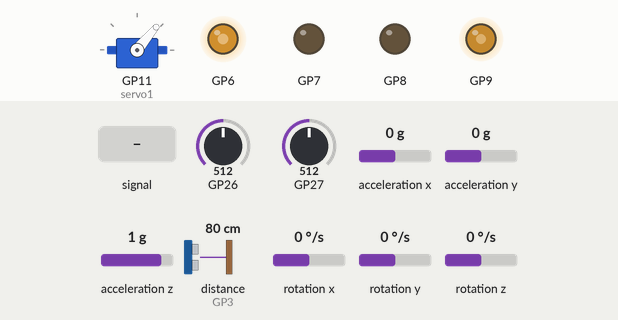
The sketch below on a simulated Raspberry Pi Pico. Parts: servo, output pins drawn as LEDs (lit = HIGH). Wiring (inferred from the names in the program): ultrasonic range finder: trigger GP2; echo GP3. The test bench sets the inputs (shaded band); at power-on: acceleration x 0 g, GP26 = 512, GP27 = 512, acceleration y 0 g, acceleration z 1 g, distance to the obstacle (sensor on GP3) 80 cm, rotation x 0 °/s, rotation y 0 °/s, rotation z 0 °/s. The echo pulse lasts 58.3 µs per cm; pins used as bus, display or sensor lines are not drawn; what the sketch prints to the serial monitor is not drawn.

Above: at 1.2 s.
1.3 s: GP26 fed a 200 Hz sine of ±81 counts around its level
At 2.5 s:
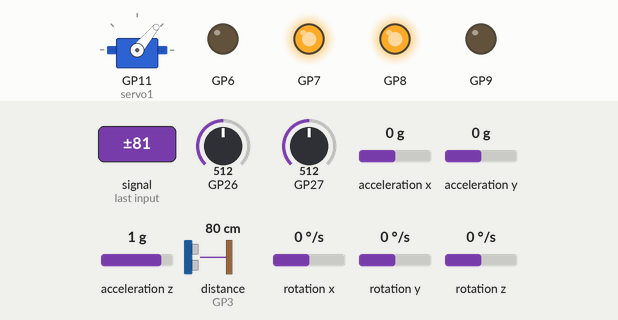
2.8 s: acceleration x set to 0.2 g
4.4 s: acceleration x set to 0.5 g
At 5.3 s:
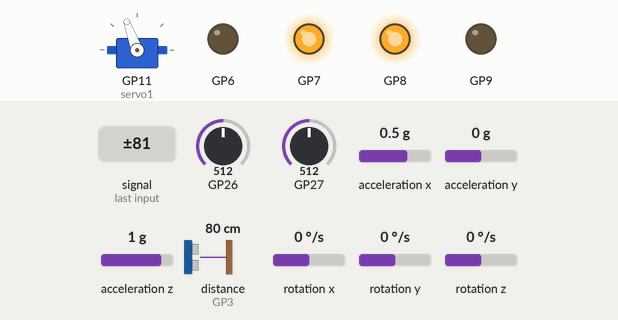
6.1 s: GP26 set to 490
At 6.6 s:
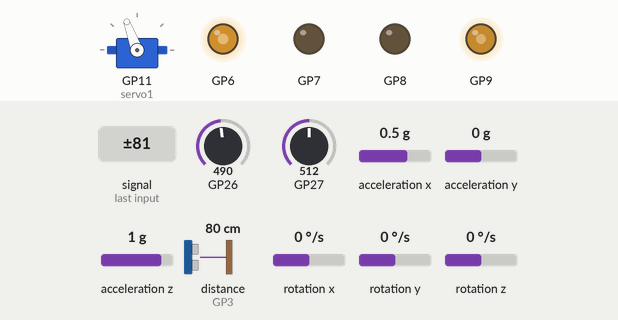
7.8 s: acceleration x set to -0.1 g
9.3 s: acceleration x set to -0.4 g
At 9.6 s:
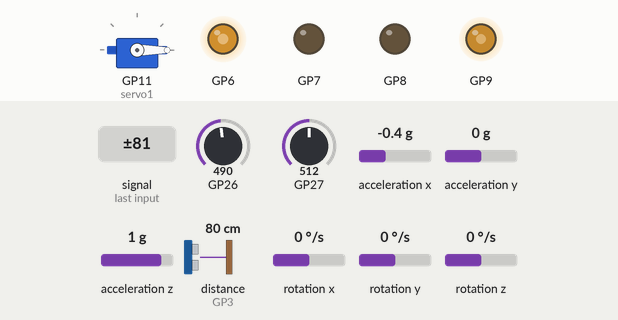
Timing chart, 0 to 11.8 s (numbered marks = the images above; inputs shaded):
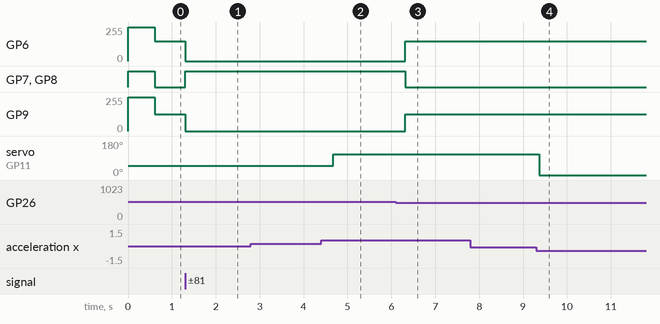

The sketch:

roboart_stypenki.ino
```cpp
#include <Wire.h>
#include <MPU6050.h>
#include <Servo2.h>

MPU6050 mpu;
Servo2 servo1;
int servo_pos = 50;
int servo_min = 50;
int servo_max = 130;

void setup()
{
  pinMode(2, OUTPUT);
  pinMode(3, INPUT);
  pinMode(6, OUTPUT);
  pinMode(7, OUTPUT);
  pinMode(8, OUTPUT);
  pinMode(9, OUTPUT);
  servo1.attach(11);
  servo1.write(50);

  Serial.begin(9600);

  Serial.println("Initialize MPU6050");

  while(!mpu.begin(MPU6050_SCALE_2000DPS, MPU6050_RANGE_2G))
  {
    Serial.println("Could not find a valid MPU6050 sensor, check wiring!");
    delay(500);
  }

  // If you want, you can set accelerometer offsets
  // mpu.setAccelOffsetX();
  // mpu.setAccelOffsetY();
  // mpu.setAccelOffsetZ();

  checkSettings();
}

void checkSettings()
{
  Serial.println();

  Serial.print(" * Sleep Mode:            ");
  Serial.println(mpu.getSleepEnabled() ? "Enabled" : "Disabled");

  Serial.print(" * Clock Source:          ");
  switch(mpu.getClockSource())
  {
    case MPU6050_CLOCK_KEEP_RESET:     Serial.println("Stops the clock and keeps the timing generator in reset"); break;
    case MPU6050_CLOCK_EXTERNAL_19MHZ: Serial.println("PLL with external 19.2MHz reference"); break;
    case MPU6050_CLOCK_EXTERNAL_32KHZ: Serial.println("PLL with external 32.768kHz reference"); break;
    case MPU6050_CLOCK_PLL_ZGYRO:      Serial.println("PLL with Z axis gyroscope reference"); break;
    case MPU6050_CLOCK_PLL_YGYRO:      Serial.println("PLL with Y axis gyroscope reference"); break;
    case MPU6050_CLOCK_PLL_XGYRO:      Serial.println("PLL with X axis gyroscope reference"); break;
    case MPU6050_CLOCK_INTERNAL_8MHZ:  Serial.println("Internal 8MHz oscillator"); break;
  }

  Serial.print(" * Accelerometer:         ");
  switch(mpu.getRange())
  {
    case MPU6050_RANGE_16G:            Serial.println("+/- 16 g"); break;
    case MPU6050_RANGE_8G:             Serial.println("+/- 8 g"); break;
    case MPU6050_RANGE_4G:             Serial.println("+/- 4 g"); break;
    case MPU6050_RANGE_2G:             Serial.println("+/- 2 g"); break;
  }

  Serial.print(" * Accelerometer offsets: ");
  Serial.print(mpu.getAccelOffsetX());
  Serial.print(" / ");
  Serial.print(mpu.getAccelOffsetY());
  Serial.print(" / ");
  Serial.println(mpu.getAccelOffsetZ());

  Serial.println();
}

int vverx()
{
  int good_result = 0;
  for (int p=0; p<5; p=p+1)
  {
    Vector  rawAccel = mpu.readRawAccel();

    if (rawAccel.XAxis > 6000)
    {
     good_result=good_result+1;
     }
     delay(40);
  }

  Serial.println(good_result);

  if (good_result == 5)
    return 1;

  return 0;
}


int naklon_protiv_chsovoi1 ()
{

   const int c = 3;
   int good_result = 0;
  for (int p=0; p<c; p=p+1)
  {
    Vector  rawAccel = mpu.readRawAccel();

    if (rawAccel.XAxis < -3800)
    {
     good_result=good_result+1;
     }
     delay(10);
  }

  Serial.println(good_result);

  if (good_result == c)
    return 1;

  return 0;


}

long yltrozvyk()
{

int trigPin = 2;    //Триггер – зеленый проводник

int echoPin = 3;    //Эхо – желтый проводник

long duration, cm, inches;


// Датчик срабатывает и генерирует импульсы шириной 10 мкс или больше

// Генерируем короткий LOW импульс, чтобы обеспечить «чистый» импульс HIGH:

digitalWrite(trigPin, LOW);

delayMicroseconds(5);

digitalWrite(trigPin, HIGH);

delayMicroseconds(10);

digitalWrite(trigPin, LOW);

// Считываем данные с ультразвукового датчика: значение HIGH, которое

// зависит от длительности (в микросекундах) между отправкой

// акустической волны и ее обратном приеме на эхолокаторе.

pinMode(echoPin, INPUT);

duration = pulseIn(echoPin, HIGH);

// преобразование времени в расстояние

cm = (duration/2) / 29.1;

return cm;


inches = (duration/2) / 74;

Serial.print(inches);


Serial.print(cm);

Serial.print("cm");

Serial.println();

delay(250);

}


 int vniz()
{
  int good_result = 0;
  for (int p=0; p<5; p=p+1)
  {
    Vector  rawAccel = mpu.readRawAccel();

    if (rawAccel.XAxis < 6000)
    {
     good_result=good_result+1;
     }

     delay(40);
  }

  if (good_result == 5)
    return 1;

  return 0;
}


int i = 0;

void loop1()
{


  if (yltrozvyk() > 100)
  {
     delay(1000000);
  }

  digitalWrite(6, HIGH);
  digitalWrite(7, HIGH);
  digitalWrite(8, HIGH);
  digitalWrite(9, HIGH);


  Vector rawAccel = mpu.readRawAccel();


  while (vverx() == 0)
  {
     // do nothing

     Vector rawAccel = mpu.readRawAccel();
     Serial.println(rawAccel.XAxis);
  }


  Serial.println("vverh");/////////////
  servo1.write(110);


  while (naklon_protiv_chsovoi1() == 0)
  {

  Vector rawAccel = mpu.readRawAccel();
     Serial.println(rawAccel.XAxis);
     // do nothing
  }


       digitalWrite(6, LOW);
      digitalWrite(7, LOW);
      digitalWrite(8, LOW);
      digitalWrite(9, LOW);


/*

 naklon protiv chfcovoi  <1200~600>  naklon po chfcovoi

*/


  servo1.write(0);
  Serial.println("vniz"); //////////////


   delay(2000);


  i = i + 1;
  Serial.println(i);

}


int vperedi_pustota()
{
    return (yltrozvyk() > 100);
}

void ehat_vpered()
{
  digitalWrite(7, HIGH);
  digitalWrite(8, HIGH);

  analogWrite(6, 255);
  analogWrite(9, 235);


}

void stop_all()
{
  digitalWrite(6, LOW);
  digitalWrite(7, HIGH);
  digitalWrite(8, HIGH);
  digitalWrite(9, LOW);
}


void ehat_nazad()
{
  digitalWrite(6, HIGH);
  digitalWrite(7, LOW);
  digitalWrite(8, LOW);
  digitalWrite(9, HIGH);
}

void ehat_vpered_medlenno()
{
  digitalWrite(7, HIGH);
  digitalWrite(8, HIGH);

  analogWrite(6, 170);
  analogWrite(9, 160);
}

void ehat_nazad_vlevo()
{
  digitalWrite(7, LOW);
  digitalWrite(8, LOW);

  analogWrite(6, 60);
  analogWrite(9, 127);
}

void ehat_nazad_vpravo()
{
  digitalWrite(7, LOW);
  digitalWrite(8, LOW);

  analogWrite(6, 150);
  analogWrite(9, 60);
}

void ehat_nazad_medlenno()
{
  digitalWrite(7, LOW);
  digitalWrite(8, LOW);

  analogWrite(6, 150);
  analogWrite(9, 127);
}

int naklon_protiv_chasovoi()
{
    int good_result = 0;
    for (int p=0; p<5; p=p+1)
    {
        Vector rawAccel = mpu.readRawAccel();
        if (rawAccel.XAxis > 6000)
        {
            good_result=good_result+1;
        }
        Serial.println(rawAccel.XAxis);
        delay(15);
    }

    Serial.print("naklon_protiv_chasovoi: ");

    if (good_result == 5)
    {
        Serial.println(1);
        return 1;
    }
    Serial.println(0);
    return 0;
}

int naklon_po_chasovoi()
{
    int good_result = 0;
    for (int p=0; p<5; p=p+1)
    {
        Vector rawAccel = mpu.readRawAccel();
        if (rawAccel.XAxis < -1600)
        {
            good_result=good_result+1;
        }
        Serial.println(rawAccel.XAxis);
        delay(10);
    }

    Serial.print("naklon_po_chasovoi: ");

    if (good_result == 5)
    {
        Serial.println(1);
        return 1;
    }
    Serial.println(0);
    return 0;
}

int est_naklon()
{
    int good_result = 0;
    for (int p=0; p<5; p=p+1)
    {
        Vector rawAccel = mpu.readRawAccel();
        if ((rawAccel.XAxis - 900) > 500)
        {
            good_result=good_result+1;
        }
        Serial.println(rawAccel.XAxis);
        delay(10);
    }

    Serial.print("est_naklon: ");

    if (good_result == 5)
    {
        Serial.println(1);
        return 1;
    }
    Serial.println(0);
    return 0;
}


void mahnut_hvostom()
{
   Serial.println("mahnut_hvostom");
   servo1.write(110);
}

void mahnut_hvostom_obratno()
{
   Serial.println("mahnut_hvostom_obratno");
   servo1.write(15);
}

void mahnut_hvostom_new()
{
   if (est_naklon() && servo_pos < 130)
       servo_pos += 3;
   else if (servo_pos > 50)
       servo_pos -= 3;
   else
   {
       delay(350);
       servo_pos = 50;
   }
   servo1.write(servo_pos);
}


int left_ok()
{
  return analogRead(A1) < 350;
}

int right_ok()
{
  return analogRead(A0) < 450;
}


void loop()
{

    servo1.write(servo_min);
    ehat_vpered();
    while (!naklon_protiv_chasovoi())
    {

    if (vperedi_pustota())
    {
      delay(500);
    }
  if (vperedi_pustota())
  {
    while (true)
    {
      int l = left_ok();
      int r = right_ok();

      if (l == r)
      {
        Serial.println("l==r");
        ehat_nazad_medlenno();
      }
      else
      {
        if (l < r)
        {
          Serial.println("l<r");
          stop_all();
          delay(500);
//      ehat_nazad_vpravo();
//      delay(300);
        }
        else
        {
          Serial.println("l>r");
          stop_all();
          delay(500);
//      ehat_nazad_vlevo();
//      delay(300);
        }
      }
    }
  }


      //
    }
    ehat_vpered_medlenno();
    servo1.write(servo_max);
    delay(600);
    servo1.write(servo_min);

//    stop_all();
    delay(200);
    stop_all();
    if (vperedi_pustota())
    {
      delay(1000);
    }
    ehat_vpered_medlenno();

}
```

Measured:
- the behaviour switches between 0.3 and 0.4 g on acceleration x (found by bisection; images 1 and 2)
- the behaviour switches between -0.2 and -0.3 g on acceleration x (found by bisection; images 3 and 4)
- after the input at 1.3 s, GP6: 150/255 → 0/255 at once; GP7, GP8: LOW → HIGH at once; GP9: 127/255 → 0/255 at once
- after the input at 4.4 s, GP6: stays 0/255 (without the input it goes to 150/255 after 0.91 s); GP7, GP8: stays HIGH (without the input it goes to LOW after 0.91 s); GP9: stays 0/255 (without the input it goes to 127/255 after 0.91 s); servo on GP11 (servo1): 50° → 110° after 0.28 s
- after the input at 6.1 s, GP6: 0/255 → 150/255 after 0.21 s; GP7, GP8: HIGH → LOW after 0.21 s; GP9: 0/255 → 127/255 after 0.21 s
- after the input at 9.3 s, servo on GP11 (servo1): 110° → 0° after 0.07 s
